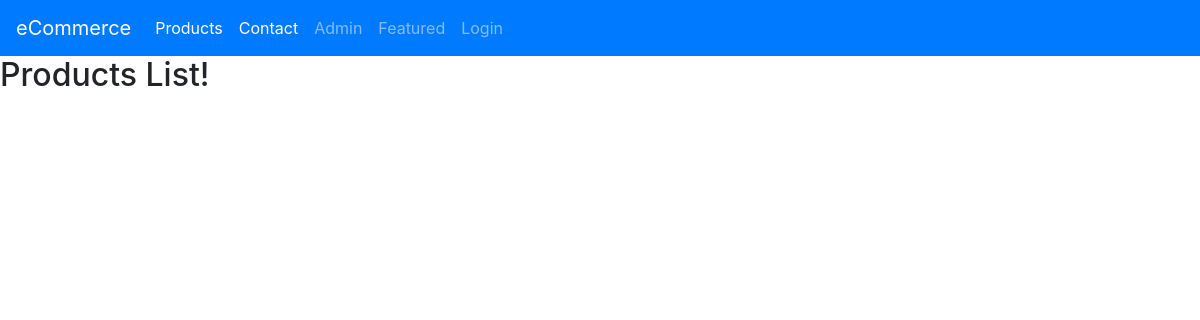
The page /featured/ on the database as committed earlier.
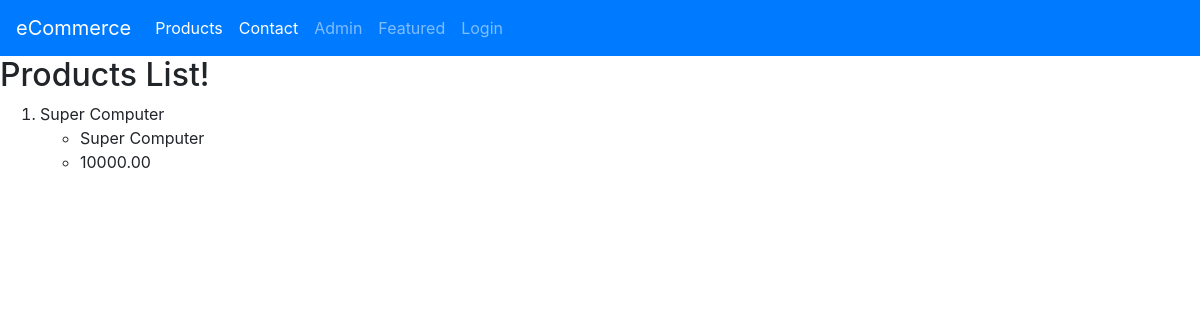
The same page on the database as committed later.
### products/models.py (models this page shows, shortened)
class Product(models.Model):
    title = models.CharField(max_length=120)
    description = models.TextField()
    price = models.DecimalField(decimal_places=2, max_digits=10, default=100)
    image = models.ImageField(upload_to=upload_image_path, null=True, blank=True)
    featured = models.BooleanField(default=False)
    active = models.BooleanField(default=True)
    objects = ProductManager()  # It is extending objects which is an inbuilt model manager

### products/views.py (the view)
# urls.py: url(r'^featured/$', ProductFeaturedListView.as_view()),
class ProductFeaturedListView(ListView):
    template_name = "products/product_list.html"
    queryset = Product.objects.all().featured()

### products/templates/products/product_list.html
{% extends "base.html" %}
{% load static %}
{% block content %}
    <h2>Products List!</h2>
    <ol>
        {% for product in product_list %}
            <li>{{ product.title }}</li>
            <ul>
                <li>{{ product.description }}</li>
                <li>{{ product.price }}</li>
            </ul>
        {% endfor %}
    </ol>
{% endblock content %}

Rows that differ between the two databases and show on the page:
added Product: title "Super Computer", description "Super Computer", price "10000.00"
